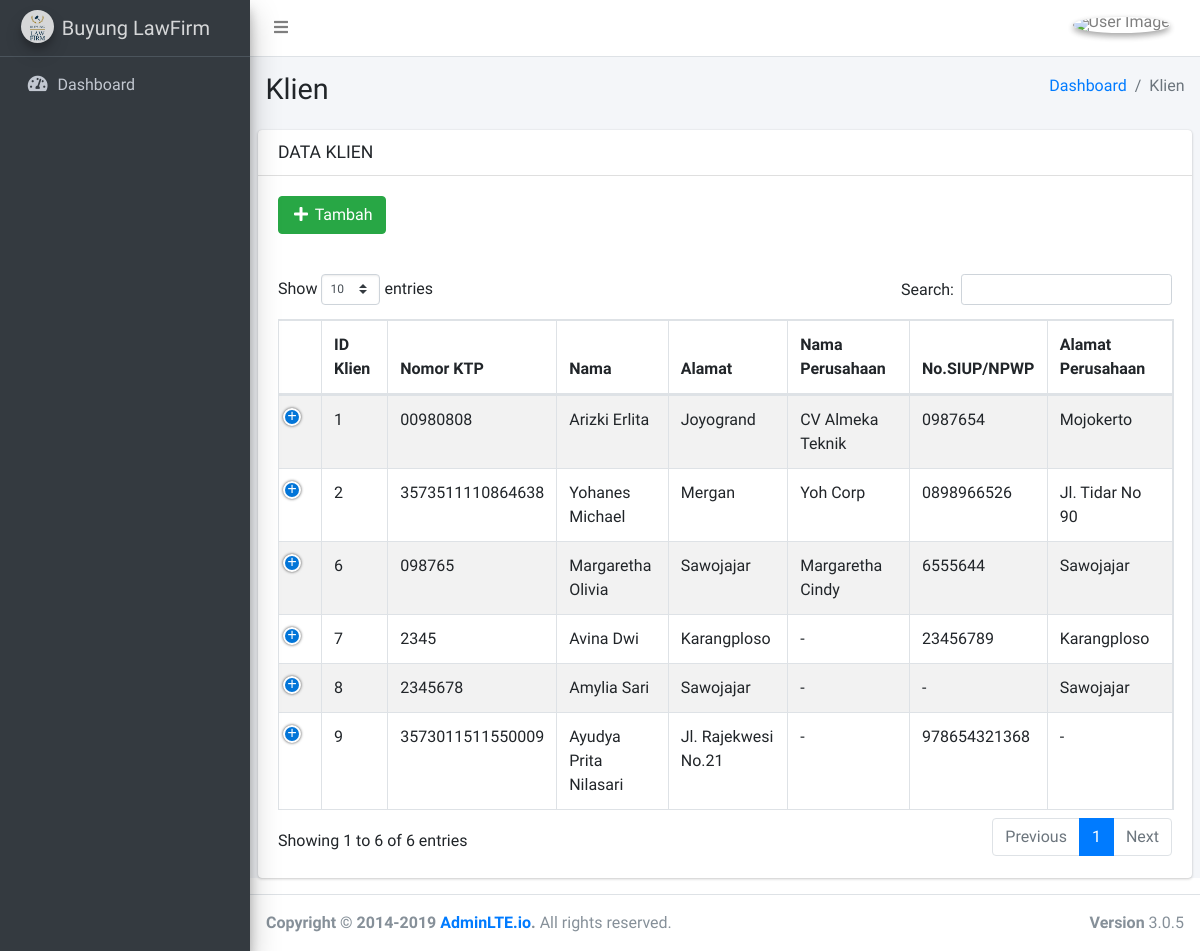
Page /index.php/admin/lihatKlien on the committed database.
### tables this page shows
CREATE TABLE `klien` (
  `id_klien` int(11) NOT NULL AUTO_INCREMENT,
  `ktp` varchar(255) DEFAULT NULL,
  `nama_klien` varchar(255) DEFAULT NULL,
  `jk` varchar(255) DEFAULT NULL,
  `tgl_lahir` date DEFAULT NULL,
  `alamat` varchar(255) DEFAULT NULL,
  `nama_perusahaan` varchar(255) DEFAULT NULL,
  `siup_npwp` varchar(255) DEFAULT NULL,
  `alamat_perusahaan` varchar(255) DEFAULT NULL,
  `email_klien` varchar(255) DEFAULT NULL,
  `status` varchar(255) DEFAULT NULL,
  PRIMARY KEY (`id_klien`)
);

### application/controllers/Admin.php (called while the page is built, shortened)
<?php
class Admin extends CI_Controller
{
	public function lihatKlien()
	{
		$data['klien'] = $this->ma->tampilDataKlien();
		$this->template->title = 'Klien';
		$this->template->page->title = 'Klien';
		$this->template->content->view('admin/klien', $data);
		$this->template->publish('layouts/back/base');
	}
}

### index.php (called while the page is built, shortened)
<?php
require_once BASEPATH.'core/CodeIgniter.php';

### application/models/Madmin.php (called while the page is built, shortened)
<?php
class Madmin extends CI_Model
{
    public function tampilDataKlien()
    {
        return $this->db->get('klien')->result();
    }
}

### application/views/admin/klien.php (the view, shortened to what this page needs)
<section class="content-header">
	<div class="container-fluid">
		<div class="row mb-2">
			<div class="col-sm-6">
				<h1><?php echo $this->template->page->title; ?></h1>
			</div>
			<div class="col-sm-6">
				<ol class="breadcrumb float-sm-right">
					<li class="breadcrumb-item"><a href="<?php echo site_url('admin') ?>">Dashboard</a></li>
					<li class="breadcrumb-item active"><?php echo $this->template->page->title; ?></li>
				</ol>
			</div>
		</div>
	</div>
</section>
<section class="content">
	<div class="card">
		<div class="card-header">
			<h3 class="card-title">DATA KLIEN</h3>
		</div>
		<div class="card-body">
			<a class="btn btn-success" href="<?php echo site_url('admin/tambahKlien') ?>"><i class="fa fa-fw fa-plus"></i> Tambah</a>
		</div>
		<div class="card-body">
			<table class="table table-bordered table-striped table-responsive datatable">
				<thead>
					<tr>
						<th></th>
						<th>ID Klien</th>
						<th>Nomor KTP</th>
						<th>Nama </th>
						<th>Alamat</th>
						<th>Nama Perusahaan </th>
						<th>No.SIUP/NPWP</th>
						<th>Alamat Perusahaan</th>
					</tr>
				</thead>
				<tbody>
					<?php foreach ($klien as $k) : ?>
						<tr class="">
							<td></td>
							<td><?php echo $k->id_klien ?></td>
							<td><?php echo $k->ktp ?></td>
							<td><?php echo $k->nama_klien ?></td>
							<td><?php echo $k->alamat ?></td>
							<td><?php echo $k->nama_perusahaan ?></td>
							<td><?php echo $k->siup_npwp ?></td>
							<td><?php echo $k->alamat_perusahaan ?></td>
						</tr>
					<?php endforeach; ?>
				</tbody>
			</table>
		</div>
	</div>
</section>

### rows in the picture
klien: id_klien "1", ktp "00980808", nama_klien "Arizki Erlita", alamat "Joyogrand", nama_perusahaan "CV Almeka Teknik", siup_npwp "0987654", alamat_perusahaan "Mojokerto"
klien: id_klien "2", ktp "3573511110864638", nama_klien "Yohanes Michael", alamat "Mergan", nama_perusahaan "Yoh Corp", siup_npwp "0898966526", alamat_perusahaan "Jl. Tidar No 90"
klien: id_klien "6", ktp "098765", nama_klien "Margaretha Olivia", alamat "Sawojajar", nama_perusahaan "Margaretha Cindy", siup_npwp "6555644", alamat_perusahaan "Sawojajar"
klien: id_klien "7", ktp "2345", nama_klien "Avina Dwi", alamat "Karangploso", nama_perusahaan "-", siup_npwp "23456789", alamat_perusahaan "Karangploso"
klien: id_klien "8", ktp "2345678", nama_klien "Amylia Sari", alamat "Sawojajar", nama_perusahaan "-", siup_npwp "-", alamat_perusahaan "Sawojajar"
klien: id_klien "9", ktp "3573011511550009", nama_klien "Ayudya Prita Nilasari", alamat "Jl. Rajekwesi No.21", nama_perusahaan "-", siup_npwp "978654321368", alamat_perusahaan "-"

### other values in the picture
$this->template->page->title "Klien"
